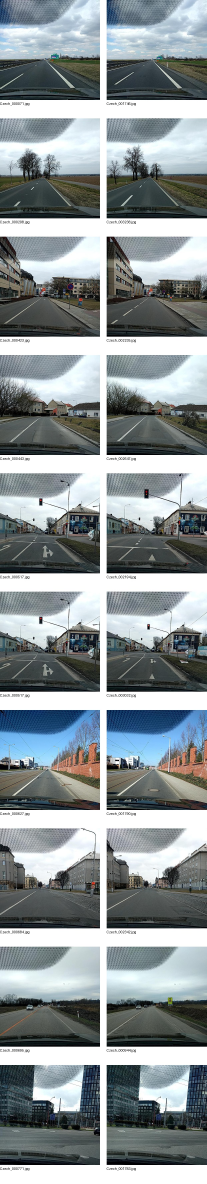
#> input picture distance2_contact_sheets/distance2_sheet_1.jpg, 620 x 3550 px, given in place of Czech_000618.jpg, which was not available (shown at 1/3 size)
$ python inspect_phash_zero.py
#> lines starting #> are read from the running program, lines starting #| are printed output that depends on the picture
from pathlib import Path
from PIL import Image, ImageDraw, ImageOps

DATASET_DIR = Path(
    r"C:\NIET\Projects\Road Damage\combined_annotatedv2_working"
)

OUTPUT_PATH = Path(
    r"C:\NIET\Projects\Road Damage\phash_zero_candidates.jpg"
)

PAIRS = [
    ("Czech_000618.jpg", "Czech_001050.jpg"),
    ("Czech_000867.jpg", "Czech_000913.jpg"),
    ("Czech_001783.jpg", "Czech_001981.jpg"),
    ("Czech_002030.jpg", "Czech_002124.jpg"),
    ("Czech_002209.jpg", "Czech_003103.jpg"),
    ("Japan_001402.jpg", "Japan_012647.jpg"),
    ("Japan_002321.jpg", "Japan_013130.jpg"),
    ("United_States_001565.jpg", "United_States_001963.jpg"),
]

THUMB_SIZE = (320, 320)
TEXT_HEIGHT = 35
GAP = 20

row_width = THUMB_SIZE[0] * 2 + GAP
row_height = THUMB_SIZE[1] + TEXT_HEIGHT + GAP

sheet = Image.new(
    "RGB",
    (row_width, row_height * len(PAIRS)),
    "white"
)
#> sheet: PIL image 660x3000 RGB; every value is 255

draw = ImageDraw.Draw(sheet)

for row, (name1, name2) in enumerate(PAIRS):

    y = row * row_height

    img1 = Image.open(DATASET_DIR / name1).convert("RGB")
#> img1 is the input picture: PIL image 620x3550 RGB; mean R, G, B 139.6, 147.6, 150.1
    img2 = Image.open(DATASET_DIR / name2).convert("RGB")
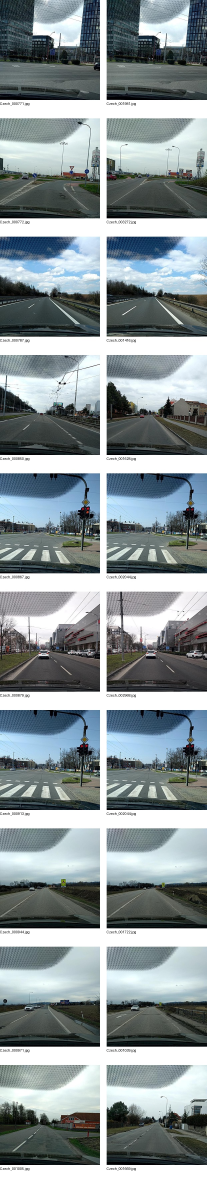
#> input picture distance2_contact_sheets/distance2_sheet_2.jpg, 620 x 3550 px, given in place of Czech_001050.jpg, which was not available (shown at 1/3 size)
#> img2 is the input picture: PIL image 620x3550 RGB; mean R, G, B 137.2, 147.2, 149.9

    img1 = ImageOps.fit(img1, THUMB_SIZE)
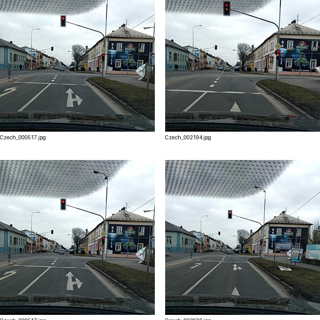
#> img1: PIL image 320x320 RGB; mean R, G, B 133.9, 140.1, 141
    img2 = ImageOps.fit(img2, THUMB_SIZE)
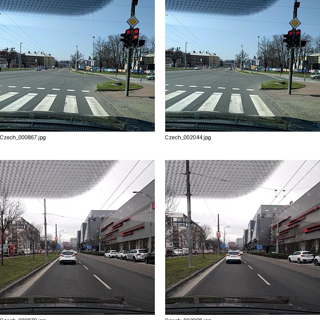
#> img2: PIL image 320x320 RGB; mean R, G, B 133.9, 140.3, 144.2

    x1 = 0
    x2 = THUMB_SIZE[0] + GAP

    sheet.paste(img1, (x1, y))
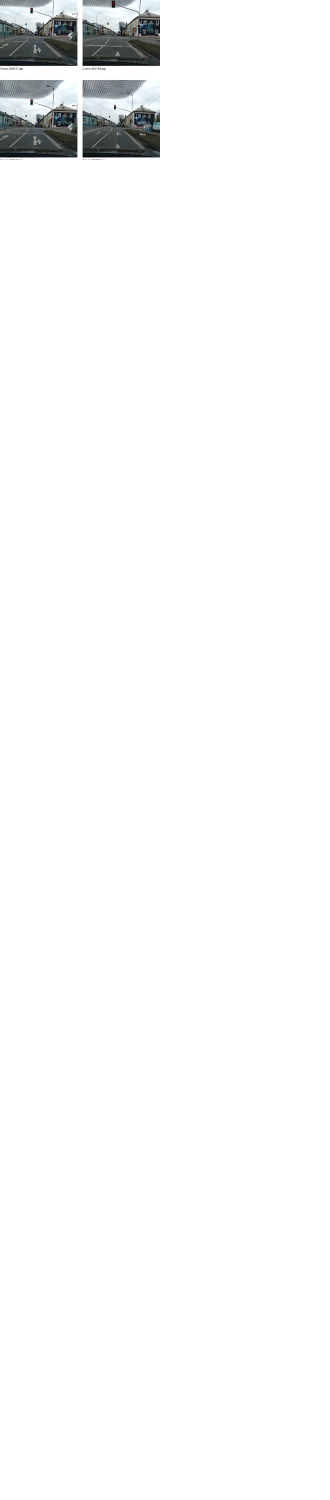
#> sheet: PIL image 660x3000 RGB (shown at 1/2 size); mean R, G, B 248.7, 249.1, 249.1
    sheet.paste(img2, (x2, y))
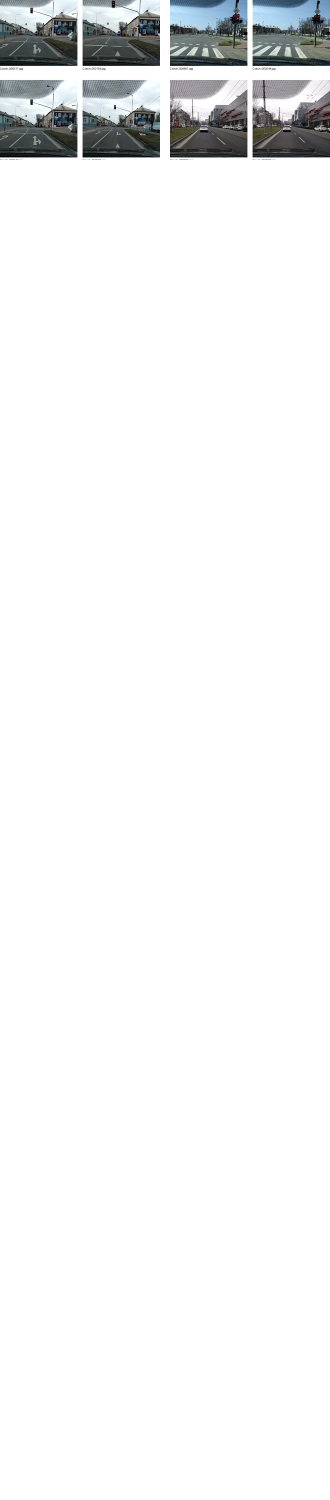
#> sheet: PIL image 660x3000 RGB (shown at 1/2 size); mean R, G, B 242.5, 243.1, 243.4
#> (the run stopped early here; a loop or call above may not have finished)
